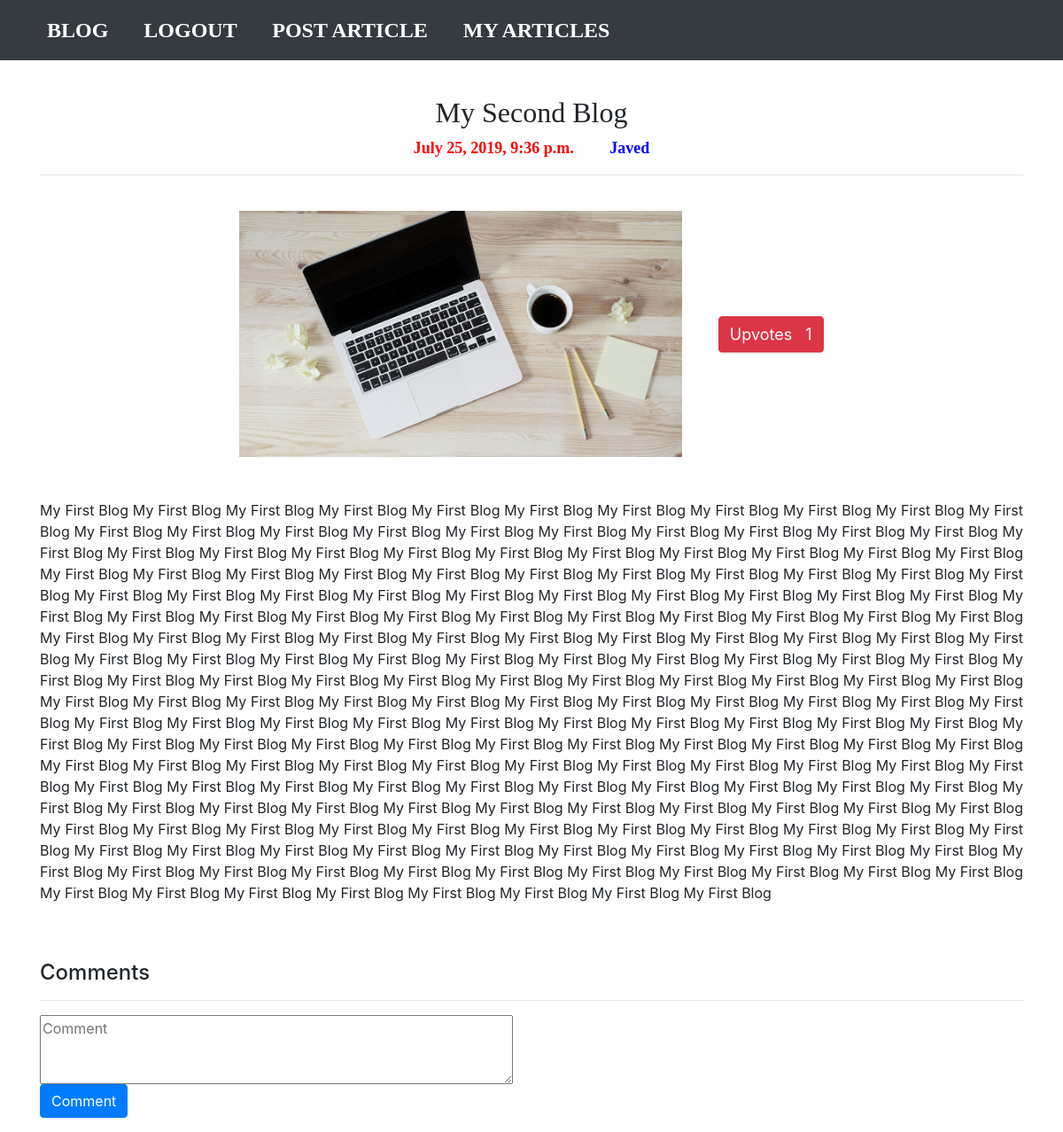
Page /detail/2/ (signed in) on the committed database.
### Blog/models.py (models this page shows, shortened)
class BlogApp(models.Model):
	title = models.CharField(max_length = 200)
	pub_date = models.DateTimeField()
	image = models.ImageField(upload_to = 'images/', default = '/images/x.jpg', blank=True, null=True)
	body = models.TextField()
	user = models.ForeignKey(User, on_delete = models.CASCADE)
	upvote = models.IntegerField(default = 0)
	user_upvoted = models.TextField(default = "")

### Blog/views.py (the view)
# urls.py: path('detail/<int:blog_id>/', views.detail, name = 'detail'),
def detail(request, blog_id):
	global rs
	rs = blog_id
	info = BlogApp.objects.all()
	data = BlogApp.objects.get(pk = blog_id)
	ds = data.user
	cmnt = info[blog_id - 1].comment_set.all()
	us = request.user.username
	px = ""
	cx = 0
	if(len(us) == 0):
		px = ""
		return redirect('signup')
	else:
		px = "Autor: "+us
		cx = 1
		context = {'blog':data, 'cmnt':cmnt, 'user':px, 'cx':cx, 'us':us, 'ds':ds}
		return render(request, 'Blog/detail.html', context)

### Blog/templates/Blog/detail.html (shortened to what this page needs)
{% extends 'base2.html' %}
{% block content %}
	<br>
	<h2 class="text-center pt-3" style="font-family: cambria; text-align: justify; text-align-last: center;">{{ blog.title }}</h2>
		<p class="text-center" style=" color: red; font-weight: bold; font-family: calibri; font-size: 18px">{{ blog.pub_date }} &nbsp;&nbsp;&nbsp;&nbsp;&nbsp;&nbsp;&nbsp;&nbsp;<span style=" color: Blue; font-weight: bold; font-family: calibri; font-size: 18px">{{ ds }}</span></p>
		<hr>
		<br>
		<center><img class="img-fluid" src="{{ blog.image.url }}" height="500" width="500">&nbsp;&nbsp;&nbsp;&nbsp;&nbsp;&nbsp;&nbsp;&nbsp;&nbsp;<button class="btn btn-danger"><a href="{% url 'upvote' blog.id %}" style="font-size: 18px; text-decoration: none; color: white"> Upvotes &nbsp; {{ blog.upvote }}</a></button></center>
		<br>
		<br>
		<p class="card-text" style="text-align: justify; text-align-last: left;">{{ blog.body }}</p>
		<br>
	<br>
	<h4>Comments</h4>
	<hr>
	<form action="{% url 'comment' %}" method="POST">
		<textarea rows="3" cols="50" placeholder="Comment" name="comment"></textarea>
		<br>
		<button type="submit" class="btn btn-primary">Comment</button>
	</form>
{% endblock %}

### rows in the picture
BlogApp: title "My Second Blog", pub_date "July 25, 2019, 9:36 p.m.", image (picture), upvote "1", body "My First Blog My First Blog My First Blog My First Blog My First Blog My First Blog My First Blog My First Blog My First Blog My First Blog My First Blog My First Blog My First Blog My First Blog My First Blog My First Blog My First Blog My First Blog My First Blog My First Blog My First Blog My First Blog My First Blog My First Blog My First Blog My First Blog My First Blog My First Blog My First Blog My First Blog My First Blog My First Blog My First Blog My First Blog My First Blog My First Blog My First Blog My First Blog My First Blog My First Blog My First Blog My First Blog My First Blog My First Blog My First Blog My First Blog My First Blog My First Blog My First Blog My First Blog…"

### other values in the picture
{{ ds }} "Javed"
